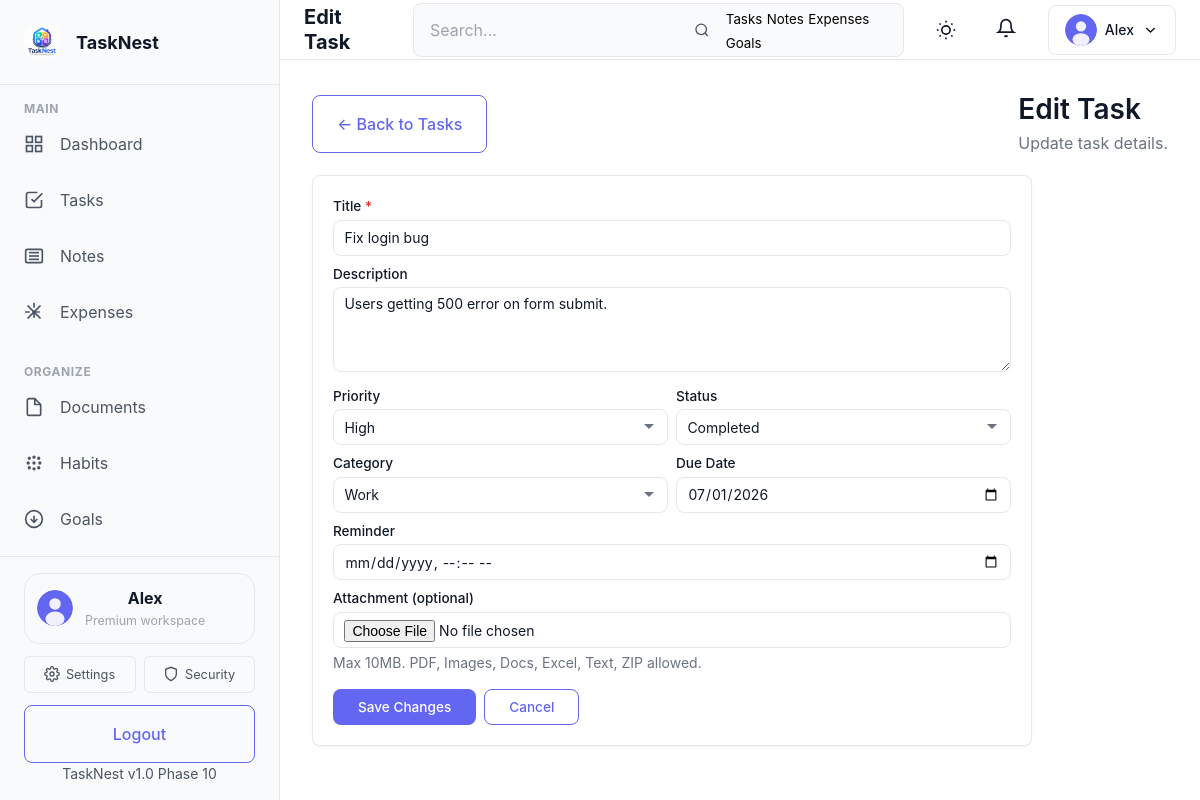
/modules/tasks/tasks-edit.php?id=12 (signed in), run on the app's committed database.
### tables this page shows
CREATE TABLE IF NOT EXISTS users (
    id INT PRIMARY KEY AUTO_INCREMENT,
    username VARCHAR(50) UNIQUE NOT NULL,
    email VARCHAR(120) UNIQUE NOT NULL,
    password_hash VARCHAR(255) NOT NULL,
    first_name VARCHAR(100),
    last_name VARCHAR(100),
    avatar_url VARCHAR(255),
    phone VARCHAR(20),
    bio TEXT,
    timezone VARCHAR(50) DEFAULT 'UTC',
    theme ENUM('light', 'dark') DEFAULT 'light',
    is_active TINYINT(1) DEFAULT 1,
    role ENUM('user', 'admin') DEFAULT 'user',
    created_at TIMESTAMP DEFAULT CURRENT_TIMESTAMP,
    updated_at TIMESTAMP DEFAULT CURRENT_TIMESTAMP ON UPDATE CURRENT_TIMESTAMP,
    INDEX idx_email (email),
    INDEX idx_username (username),
    INDEX idx_created_at (created_at)
);

CREATE TABLE IF NOT EXISTS tasks (
    id INT AUTO_INCREMENT PRIMARY KEY,
    user_id INT NOT NULL,
    title VARCHAR(255) NOT NULL,
    description TEXT DEFAULT NULL,
    status VARCHAR(30) NOT NULL DEFAULT 'Pending',
    priority VARCHAR(20) NOT NULL DEFAULT 'Medium',
    category_id INT DEFAULT NULL,
    due_date DATE DEFAULT NULL,
    reminder_datetime DATETIME DEFAULT NULL,
    completed TINYINT(1) DEFAULT 0,
    is_deleted TINYINT(1) DEFAULT 0,
    created_at TIMESTAMP DEFAULT CURRENT_TIMESTAMP,
    updated_at TIMESTAMP DEFAULT CURRENT_TIMESTAMP ON UPDATE CURRENT_TIMESTAMP,
    completed_at TIMESTAMP NULL DEFAULT NULL,
    FOREIGN KEY (user_id) REFERENCES users(id) ON DELETE CASCADE,
    FOREIGN KEY (category_id) REFERENCES task_categories(id) ON DELETE SET NULL,
    INDEX idx_user_status (user_id, status),
    INDEX idx_user_due (user_id, due_date),
    INDEX idx_user_deleted (user_id, is_deleted)
);

CREATE TABLE IF NOT EXISTS task_categories (
    id INT AUTO_INCREMENT PRIMARY KEY,
    user_id INT NOT NULL,
    name VARCHAR(100) NOT NULL,
    color VARCHAR(20) DEFAULT '#6366f1',
    icon VARCHAR(50) DEFAULT 'task',
    is_deleted TINYINT(1) DEFAULT 0,
    created_at TIMESTAMP DEFAULT CURRENT_TIMESTAMP,
    updated_at TIMESTAMP DEFAULT CURRENT_TIMESTAMP ON UPDATE CURRENT_TIMESTAMP,
    FOREIGN KEY (user_id) REFERENCES users(id) ON DELETE CASCADE,
    UNIQUE KEY unique_category_user (user_id, name),
    INDEX idx_user_id (user_id)
);

### modules/tasks/tasks-edit.php (the view, shortened to what the rows shown need)
<?php
require_once __DIR__ . '/../../config/db.php';
require_once __DIR__ . '/../../includes/auth.php';
require_once __DIR__ . '/../../includes/functions.php';
$user_id = $auth->getUserId();
$task_id = isset($_GET['id']) ? (int) $_GET['id'] : 0;
$stmt = safePrepare($mysqli, 'SELECT * FROM tasks WHERE id = ? AND user_id = ? AND is_deleted = 0');
$stmt->bind_param('ii', $task_id, $user_id);
$stmt->execute();
$task = $stmt->get_result()->fetch_assoc();
$categories = getTaskCategories($mysqli, $user_id);
$page_title = 'Edit Task';
include __DIR__ . '/../../includes/header.php';
$title = $_POST['title'] ?? $task['title'];
$description = $_POST['description'] ?? $task['description'];
$priority = $_POST['priority'] ?? $task['priority'];
$status = $_POST['status'] ?? $task['status'];
$category_id = $_POST['category_id'] ?? $task['category_id'];
$due_date = $_POST['due_date'] ?? $task['due_date'];
?>
<div class="tasks-page">
    <div class="tasks-toolbar">
        <div>
            <h1 class="tasks-title">Edit Task</h1>
        </div>
    </div>
    <div style="background:var(--surface);border:1px solid var(--border-color);border-radius:var(--radius-lg);padding:1.25rem;box-shadow:var(--shadow-sm);max-width:720px;">
        <form method="post" action="<?php echo SITE_URL; ?>/modules/tasks/tasks-edit.php?id=<?php echo $task_id; ?>" enctype="multipart/form-data">
            <div class="form-group">
                <label for="title">Title <span style="color:#dc2626;">*</span></label>
                <input type="text" id="title" name="title" class="form-control" required placeholder="Enter task title" value="<?php echo htmlspecialchars($title); ?>">
            </div>
            <div class="form-group">
                <label for="description">Description</label>
                <textarea id="description" name="description" class="form-control" rows="4" placeholder="Describe the task..."><?php echo htmlspecialchars($description); ?></textarea>
            </div>
            <div class="form-row">
                <div class="form-group">
                    <label for="priority">Priority</label>
                    <select id="priority" name="priority" class="form-control">
                        <option value="High" <?php echo $priority === 'High' ? 'selected' : ''; ?>>High</option>
                    </select>
                </div>
                <div class="form-group">
                    <label for="status">Status</label>
                    <select id="status" name="status" class="form-control">
                        <option value="Completed" <?php echo $status === 'Completed' ? 'selected' : ''; ?>>Completed</option>
                    </select>
                </div>
            </div>
            <div class="form-row">
                <div class="form-group">
                    <label for="category_id">Category</label>
                    <select id="category_id" name="category_id" class="form-control">
                        <?php foreach ($categories as $cat): ?>
                            <option value="<?php echo (int) $cat['id']; ?>" <?php echo (string) $category_id === (string) $cat['id'] ? 'selected' : ''; ?>><?php echo htmlspecialchars($cat['name']); ?></option>
                        <?php endforeach; ?>
                    </select>
                </div>
                <div class="form-group">
                    <label for="due_date">Due Date</label>
                    <input type="date" id="due_date" name="due_date" class="form-control" value="<?php echo htmlspecialchars($due_date); ?>">
                </div>
            </div>
        </form>
    </div>
</div>
<?php include __DIR__ . '/../../includes/footer.php'; ?>

### includes/sidebar.php (shortened to what the rows shown need)
<?php
if (!isset($user) || !is_array($user)) {
    $user = $auth->getUser() ?? [];
}
$current_page = basename($_SERVER['PHP_SELF']);
$navClass = function ($page) use ($current_page) {
    return $current_page === $page ? 'active' : '';
};
?>
<aside class="sidebar" id="mainSidebar">
    <div class="sidebar-header">
        <a href="<?php echo SITE_URL; ?>/dashboard.php" class="logo">
            <img src="<?php echo SITE_URL; ?>/assets/images/logo-dark.png" alt="<?php echo SITE_NAME; ?> Logo" class="logo-img">
            <span class="logo-text"><?php echo SITE_NAME; ?></span>
        </a>
    </div>
    <nav class="sidebar-nav">
        <div class="nav-section">
            <button class="nav-section-toggle" type="button" aria-expanded="true">
                <h3 class="nav-section-title">Main</h3>
            </button>
            <ul class="nav-menu">
                <li class="nav-item <?php echo $navClass('dashboard.php'); ?>">
                    <a href="<?php echo SITE_URL; ?>/dashboard.php" class="nav-link">
                        <svg class="nav-icon" viewBox="0 0 24 24" fill="none" stroke="currentColor" stroke-width="2">
                            <rect x="3" y="3" width="7" height="7"></rect>
                            <rect x="14" y="3" width="7" height="7"></rect>
                            <rect x="14" y="14" width="7" height="7"></rect>
                            <rect x="3" y="14" width="7" height="7"></rect>
                        </svg>
                        <span class="nav-label">Dashboard</span>
                    </a>
                </li>
                <li class="nav-item <?php echo $navClass('tasks.php'); ?>">
                    <a href="<?php echo SITE_URL; ?>/tasks.php" class="nav-link">
                        <svg class="nav-icon" viewBox="0 0 24 24" fill="none" stroke="currentColor" stroke-width="2">
                            <polyline points="9 11 12 14 22 4"></polyline>
                            <path d="M21 12v7a2 2 0 0 1-2 2H5a2 2 0 0 1-2-2V5a2 2 0 0 1 2-2h11"></path>
                        </svg>
                        <span class="nav-label">Tasks</span>
                    </a>
                </li>
                <li class="nav-item <?php echo $navClass('notes.php'); ?>">
                    <a href="<?php echo SITE_URL; ?>/notes.php" class="nav-link">
                        <svg class="nav-icon" viewBox="0 0 24 24" fill="none" stroke="currentColor" stroke-width="2">
                            <path d="M4 4h16a2 2 0 0 1 2 2v12a2 2 0 0 1-2 2H4a2 2 0 0 1-2-2V6a2 2 0 0 1 2-2z"></path>
                            <line x1="6" y1="8" x2="18" y2="8"></line>
                            <line x1="6" y1="12" x2="18" y2="12"></line>
                            <line x1="6" y1="16" x2="18" y2="16"></line>
                        </svg>
                        <span class="nav-label">Notes</span>
                    </a>
                </li>
                <li class="nav-item <?php echo $navClass('expenses.php'); ?>">
                    <a href="<?php echo SITE_URL; ?>/expenses.php" class="nav-link">
                        <span class="nav-label">Expenses</span>
                    </a>
                </li>
            </ul>
        </div>
        <div class="nav-section">
            <button class="nav-section-toggle" type="button" aria-expanded="true">
                <h3 class="nav-section-title">Organize</h3>
            </button>
            <ul class="nav-menu">
                <li class="nav-item <?php echo $navClass('documents.php'); ?>">
                    <a href="<?php echo SITE_URL; ?>/documents.php" class="nav-link">
                        <svg class="nav-icon" viewBox="0 0 24 24" fill="none" stroke="currentColor" stroke-width="2">
                            <path d="M13 2H6a2 2 0 0 0-2 2v16a2 2 0 0 0 2 2h12a2 2 0 0 0 2-2V9z"></path>
                            <polyline points="13 2 13 9 20 9"></polyline>
                        </svg>
                        <span class="nav-label">Documents</span>
                    </a>
                </li>
                <li class="nav-item <?php echo $navClass('habits.php'); ?>">
                    <a href="<?php echo SITE_URL; ?>/habits.php" class="nav-link">
                        <span class="nav-label">Habits</span>
                    </a>
                </li>
                <li class="nav-item <?php echo $navClass('goals.php'); ?>">
                    <a href="<?php echo SITE_URL; ?>/goals.php" class="nav-link">
                        <svg class="nav-icon" viewBox="0 0 24 24" fill="none" stroke="currentColor" stroke-width="2">
                            <circle cx="12" cy="12" r="10"></circle>
                            <polyline points="8 12 12 16 16 12"></polyline>
                            <line x1="12" y1="8" x2="12" y2="16"></line>
                        </svg>
                        <span class="nav-label">Goals</span>
                    </a>
                </li>
            </ul>
        </div>
    </nav>
    <div class="sidebar-footer">
        <div class="sidebar-profile">
            <?php if (!empty($user['avatar_url'])): ?>
                <img src="<?php echo SITE_URL; ?>/<?php echo htmlspecialchars($user['avatar_url']); ?>" alt="Profile" class="sidebar-profile-avatar">
            <?php else: ?>
                <img src="<?php echo SITE_URL; ?>/assets/images/default-avatar.svg" alt="Profile" class="sidebar-profile-avatar">
            <?php endif; ?>
            <div>
                <strong><?php echo htmlspecialchars($user['first_name'] ?? $user['username']); ?></strong>
                <p>Premium workspace</p>
            </div>
        </div>
        <div class="sidebar-footer-links">
            <a href="<?php echo SITE_URL; ?>/settings.php" class="sidebar-footer-link">
                <span>Settings</span>
            </a>
            <a href="<?php echo SITE_URL; ?>/auth/2fa-setup.php" class="sidebar-footer-link">
                <svg viewBox="0 0 24 24" fill="none" stroke="currentColor" stroke-width="2" width="16" height="16"><path d="M12 22s8-4 8-10V5l-8-3-8 3v7c0 6 8 10 8 10z"></path></svg>
                <span>Security</span>
            </a>
        </div>
        <a href="<?php echo SITE_URL; ?>/auth/logout.php" class="btn btn-secondary btn-block">Logout</a>
        <div class="version-info">
            <small>TaskNest v1.0 Phase 10</small>
        </div>
    </div>
</aside>

### includes/navbar.php (shortened to what the rows shown need)
<?php
$user = $auth->getUser();
$avatar_url = $user['avatar_url'] ?? '';
if (empty($avatar_url) || $avatar_url === SITE_URL . '/') {
    $avatar_url = SITE_URL . '/assets/images/default-avatar.svg';
}
?>
<nav class="top-navbar">
    <div class="navbar-left">
        <h1 class="page-title"><?php echo htmlspecialchars($page_title ?? 'Dashboard', ENT_QUOTES, 'UTF-8'); ?></h1>
    </div>
    <div class="navbar-right">
        <div class="search-box">
            <input type="text" class="search-input" id="dashboardSearch" placeholder="Search..." aria-label="Search">
            <svg class="icon" viewBox="0 0 24 24" fill="none" stroke="currentColor" stroke-width="2">
                <circle cx="11" cy="11" r="8"></circle>
                <path d="m21 21-4.35-4.35"></path>
            </svg>
            <div class="search-suggestions" id="searchSuggestions">
                <button type="button">Tasks</button>
                <button type="button">Notes</button>
                <button type="button">Expenses</button>
                <button type="button">Goals</button>
            </div>
        </div>
        <button class="theme-toggle" id="themeToggle" aria-label="Toggle theme">
        </button>
        <div class="navbar-notifications-wrapper">
            <button class="navbar-icon-btn" id="notificationsBtn" aria-label="Notifications">
                <svg class="icon" viewBox="0 0 24 24" fill="none" stroke="currentColor" stroke-width="2">
                    <path d="M18 8A6 6 0 0 0 6 8c0 7-3 9-3 9h18s-3-2-3-9"></path>
                    <path d="M13.73 21a2 2 0 0 1-3.46 0"></path>
                </svg>
            </button>
        </div>
        <div class="user-menu-wrapper">
            <button class="user-menu-btn" id="userMenuBtn" aria-label="User menu">
                <img src="<?php echo htmlspecialchars($avatar_url); ?>" alt="User avatar" class="user-avatar">
                <span class="user-name"><?php echo htmlspecialchars($user['first_name'] ?? $user['username']); ?></span>
                <svg class="icon dropdown-icon" viewBox="0 0 24 24" fill="none" stroke="currentColor" stroke-width="2">
                    <polyline points="6 9 12 15 18 9"></polyline>
                </svg>
            </button>
        </div>
    </div>
</nav>

### data on the page
users: first_name "Alex"
tasks: title "Fix login bug", description "Users getting 500 error on form submit.", priority "High", status "Completed", category_id "Work", due_date "07/01/2026"

### other printed values
SITE_NAME "TaskNest"
$page_title "Edit Task"
